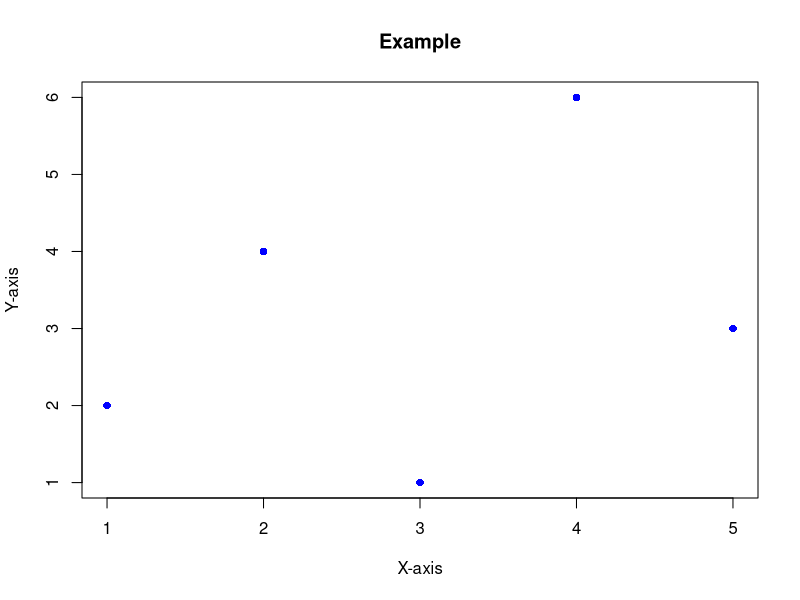
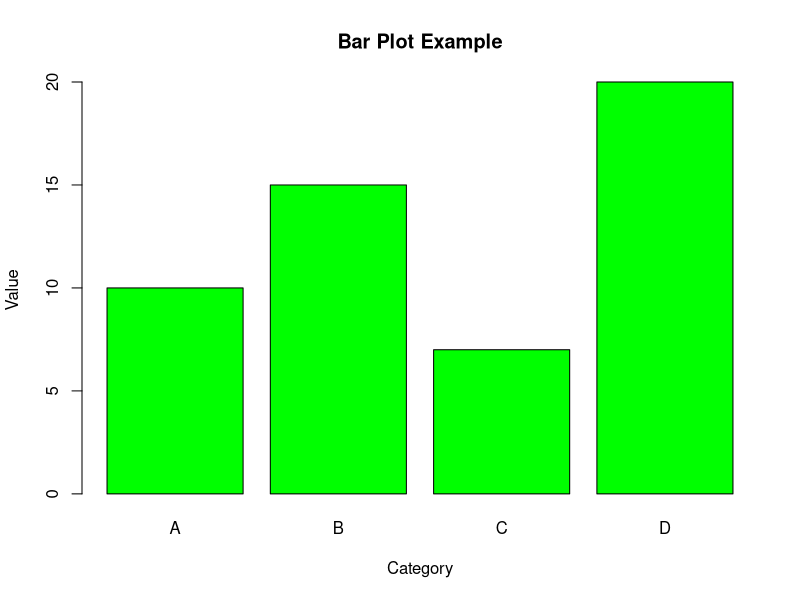
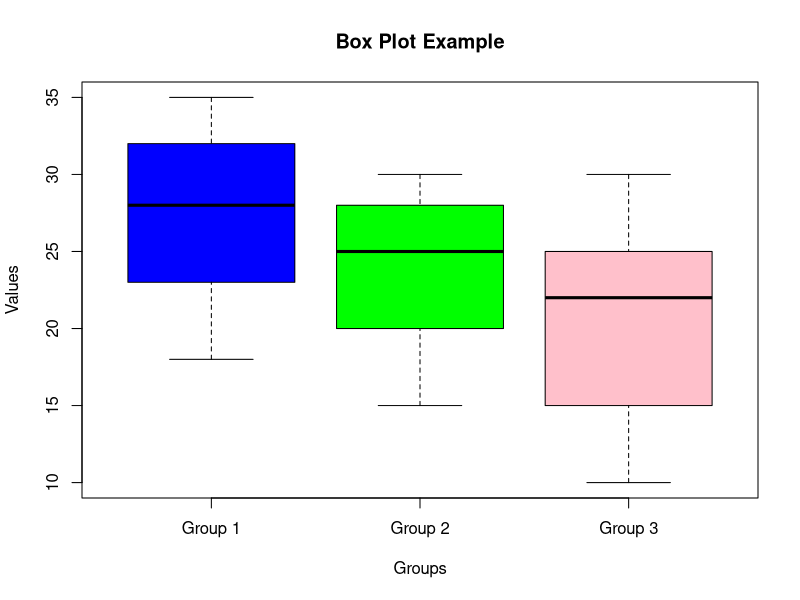

The R script that drew these images, in order:
## ---- chunk 1
x <- c(1, 2, 3, 4, 5)
y <- c(2, 4, 1, 6, 3)
plot(x, y, main = "Example",
     xlab = "X-axis",            
     ylab = "Y-axis",          
     pch = 16, col = "blue")
## ---- chunk 2
categories <- c("A", "B", "C", "D")
values <- c(10, 15, 7, 20)
barplot(values, 
        names.arg = categories, 
        main = "Bar Plot Example",
        xlab = "Category",
        ylab = "Value", col = "green")
## ---- chunk 3
group1 <- c(23, 28, 32, 35, 18)
group2 <- c(15, 20, 28, 30, 25)
group3 <- c(10, 15, 22, 25, 30)
data <- list(group1, group2, group3)
boxplot(data, 
        names = c("Group 1", "Group 2", "Group 3"),
        main = "Box Plot Example",
        xlab = "Groups",
        ylab = "Values",
        col = c("blue", "green", "pink"))
